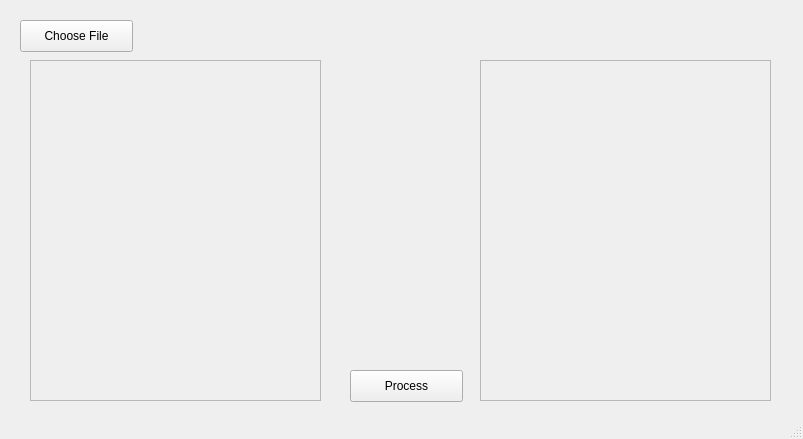
<?xml version="1.0" encoding="UTF-8"?>
<ui version="4.0">
 <class>MainWindow</class>
 <widget class="QMainWindow" name="MainWindow">
  <property name="geometry">
   <rect>
    <x>0</x>
    <y>0</y>
    <width>803</width>
    <height>439</height>
   </rect>
  </property>
  <property name="windowTitle">
   <string>MainWindow</string>
  </property>
  <widget class="QWidget" name="centralwidget">
   <widget class="QPushButton" name="pushButton">
    <property name="geometry">
     <rect>
      <x>20</x>
      <y>20</y>
      <width>113</width>
      <height>32</height>
     </rect>
    </property>
    <property name="text">
     <string>Choose File</string>
    </property>
   </widget>
   <widget class="QLabel" name="path_file">
    <property name="geometry">
     <rect>
      <x>150</x>
      <y>25</y>
      <width>481</width>
      <height>16</height>
     </rect>
    </property>
    <property name="frameShape">
     <enum>QFrame::NoFrame</enum>
    </property>
    <property name="text">
     <string/>
    </property>
   </widget>
   <widget class="QLabel" name="prev_img">
    <property name="geometry">
     <rect>
      <x>30</x>
      <y>60</y>
      <width>291</width>
      <height>341</height>
     </rect>
    </property>
    <property name="frameShape">
     <enum>QFrame::StyledPanel</enum>
    </property>
    <property name="frameShadow">
     <enum>QFrame::Plain</enum>
    </property>
    <property name="text">
     <string/>
    </property>
   </widget>
   <widget class="QLabel" name="result_img">
    <property name="geometry">
     <rect>
      <x>480</x>
      <y>60</y>
      <width>291</width>
      <height>341</height>
     </rect>
    </property>
    <property name="frameShape">
     <enum>QFrame::StyledPanel</enum>
    </property>
    <property name="text">
     <string/>
    </property>
   </widget>
   <widget class="QPushButton" name="pushButton_2">
    <property name="geometry">
     <rect>
      <x>350</x>
      <y>370</y>
      <width>113</width>
      <height>32</height>
     </rect>
    </property>
    <property name="text">
     <string>Process</string>
    </property>
   </widget>
  </widget>
  <widget class="QStatusBar" name="statusbar"/>
 </widget>
 <resources/>
 <connections>
  <connection>
   <sender>pushButton</sender>
   <signal>clicked()</signal>
   <receiver>MainWindow</receiver>
   <slot>choose_file_clicked()</slot>
   <hints>
    <hint type="sourcelabel">
     <x>76</x>
     <y>35</y>
    </hint>
    <hint type="destinationlabel">
     <x>401</x>
     <y>219</y>
    </hint>
   </hints>
  </connection>
  <connection>
   <sender>pushButton_2</sender>
   <signal>clicked()</signal>
   <receiver>MainWindow</receiver>
   <slot>process_clicked()</slot>
   <hints>
    <hint type="sourcelabel">
     <x>406</x>
     <y>385</y>
    </hint>
    <hint type="destinationlabel">
     <x>401</x>
     <y>219</y>
    </hint>
   </hints>
  </connection>
 </connections>
 <slots>
  <slot>choose_file_clicked()</slot>
  <slot>process_clicked()</slot>
 </slots>
</ui>
